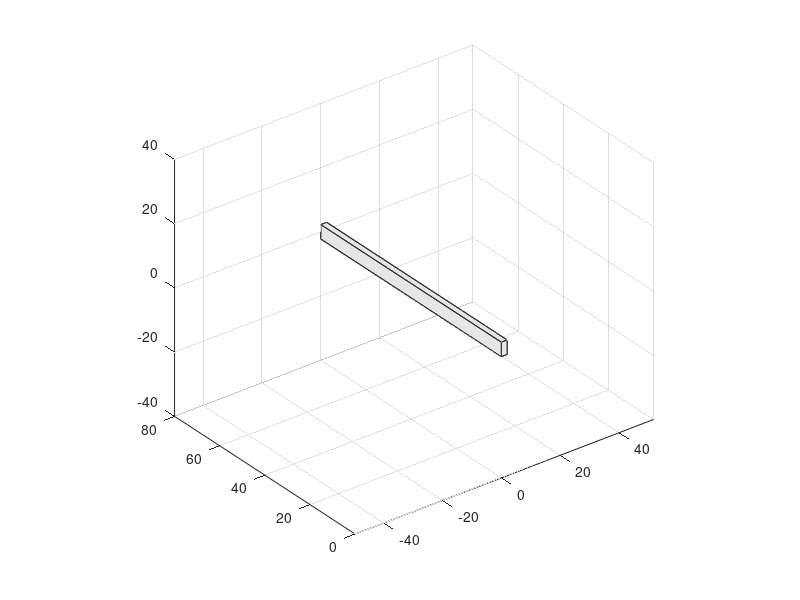

Write MATLAB code to recreate this figure. (Note: this script raises an error after producing the figure.)
function habitat_door_cad()
    % -cool habitat door model soon to be actually CADed not simulink
    %-made to be able to export as stl and import through free cad as step into any
    %cad software but idk if that part works
    %-should still run fine

    clear; clc; close all;

    fig = figure('Name', 'Mars Analog Habitat - Insulation CAD Assembly', ...
        'NumberTitle', 'off', 'Color', [0.15 0.15 0.15]);
    ax = axes('Parent', fig);
    hold(ax, 'on'); grid(ax, 'on'); axis(ax, 'equal');
    view(ax, 3); rotate3d(fig, 'on');

    TotalWidth = 72;
    TotalHeight = 80;
    FrameDepth = 4.5;
    VinylThick = 2.0;

    PanelW = (TotalWidth - VinylThick*3) / 2;
    PanelH = TotalHeight - VinylThick*2;
    PanelThick = 1.75;

    TrackGap = 0.5;
    FixedZOffset = -(PanelThick/2 + TrackGap/2);
    SlidingZOffset = (PanelThick/2 + TrackGap/2);

    %insulation
    FilmThick = 0.02;
    TapeThick = 0.125;
    TapeWidth = 1.0;
    PolycarbThick = 0.25;

    % colors 
    colors.VinylMain    = [0.90 0.90 0.90];
    colors.VinylPanels  = [0.80 0.80 0.80];
    colors.Glass        = [0.40 0.70 0.90 0.30];
    colors.LowEFilm     = [0.20 0.40 0.60 0.40];
    colors.AirGap       = [0.50 1.00 0.50 0.10];
    colors.SteelTape    = [0.40 0.40 0.45];
    colors.MagTape      = [0.25 0.15 0.10];
    colors.Polycarb     = [0.90 0.95 1.00 0.45];

    fprintf('Assembling Habitat Environmental Shield System...\n');

    %outer vinyl frame
    drawBox(ax, 0, VinylThick, 0, TotalHeight, -FrameDepth/2, FrameDepth/2, ...
        colors.VinylMain, 'MainFrame_LeftJamb');
    drawBox(ax, TotalWidth-VinylThick, TotalWidth, 0, TotalHeight, -FrameDepth/2, FrameDepth/2, ...
        colors.VinylMain, 'MainFrame_RightJamb');
    drawBox(ax, VinylThick, TotalWidth-VinylThick, TotalHeight-VinylThick, TotalHeight, -FrameDepth/2, FrameDepth/2, ...
        colors.VinylMain, 'MainFrame_Header');
    drawBox(ax, VinylThick, TotalWidth-VinylThick, 0, VinylThick, -FrameDepth/2, FrameDepth/2, ...
        colors.VinylMain, 'MainFrame_Sill');

    % fixed panel
    FX0 = VinylThick;
    FX1 = FX0 + PanelW;
    FY0 = VinylThick;
    FY1 = FY0 + PanelH;
    FZ = FixedZOffset;

    % fixed sash frame
    drawBox(ax, FX0, FX1, FY0, FY0+VinylThick, FZ-PanelThick/2, FZ+PanelThick/2, ...
        colors.VinylPanels, 'FixedSash_BottomRail');
    drawBox(ax, FX0, FX1, FY1-VinylThick, FY1, FZ-PanelThick/2, FZ+PanelThick/2, ...
        colors.VinylPanels, 'FixedSash_TopRail');
    drawBox(ax, FX0, FX0+VinylThick, FY0+VinylThick, FY1-VinylThick, FZ-PanelThick/2, FZ+PanelThick/2, ...
        colors.VinylPanels, 'FixedSash_LeftStile');
    drawBox(ax, FX1-VinylThick, FX1, FY0+VinylThick, FY1-VinylThick, FZ-PanelThick/2, FZ+PanelThick/2, ...
        colors.VinylPanels, 'FixedSash_RightStile');

    FGX0 = FX0 + VinylThick; FGX1 = FX1 - VinylThick;
    FGY0 = FY0 + VinylThick; FGY1 = FY1 - VinylThick;

    drawBox(ax, FGX0, FGX1, FGY0, FGY1, FZ-0.1, FZ+0.1, ...
        colors.Glass, 'Fixed_Glass');
    drawBox(ax, FGX0, FGX1, FGY0, FGY1, FZ+0.1, FZ+0.1+FilmThick, ...
        colors.LowEFilm, 'Fixed_LowE_Film');

    %stationary side secondary glazing
    FixPoly_ZStart = FZ + PanelThick/2 + TrackGap/4;

    %steel tape
    drawBox(ax, FX0, FX1, FY0, FY0+TapeWidth, FixPoly_ZStart, FixPoly_ZStart+TapeThick, ...
        colors.SteelTape, 'Fixed_SteelTape_Bottom');
    drawBox(ax, FX0, FX1, FY1-TapeWidth, FY1, FixPoly_ZStart, FixPoly_ZStart+TapeThick, ...
        colors.SteelTape, 'Fixed_SteelTape_Top');
    drawBox(ax, FX0, FX0+TapeWidth, FY0+TapeWidth, FY1-TapeWidth, FixPoly_ZStart, FixPoly_ZStart+TapeThick, ...
        colors.SteelTape, 'Fixed_SteelTape_Left');
    drawBox(ax, FX1-TapeWidth, FX1, FY0+TapeWidth, FY1-TapeWidth, FixPoly_ZStart, FixPoly_ZStart+TapeThick, ...
        colors.SteelTape, 'Fixed_SteelTape_Right');

    % magnetic tape perimeter
    FixPoly_ZMag = FixPoly_ZStart + TapeThick;
    drawBox(ax, FX0, FX1, FY0, FY0+TapeWidth, FixPoly_ZMag, FixPoly_ZMag+TapeThick, ...
        colors.MagTape, 'Fixed_MagneticTape_Bottom');
    drawBox(ax, FX0, FX1, FY1-TapeWidth, FY1, FixPoly_ZMag, FixPoly_ZMag+TapeThick, ...
        colors.MagTape, 'Fixed_MagneticTape_Top');
    drawBox(ax, FX0, FX0+TapeWidth, FY0+TapeWidth, FY1-TapeWidth, FixPoly_ZMag, FixPoly_ZMag+TapeThick, ...
        colors.MagTape, 'Fixed_MagneticTape_Left');
    drawBox(ax, FX1-TapeWidth, FX1, FY0+TapeWidth, FY1-TapeWidth, FixPoly_ZMag, FixPoly_ZMag+TapeThick, ...
        colors.MagTape, 'Fixed_MagneticTape_Right');

    FixPoly_ZSheet = FixPoly_ZMag + TapeThick;
    drawBox(ax, FX0+0.125, FX1-0.125, FY0+0.125, FY1-0.125, ...
        FixPoly_ZSheet, FixPoly_ZSheet+PolycarbThick, ...
        colors.Polycarb, 'Fixed_Polycarbonate');

    %empty space, not a physical solid, just for visualization
    drawBox(ax, FGX0, FGX1, FGY0, FGY1, FZ+0.1+FilmThick, FixPoly_ZSheet, ...
        colors.AirGap, 'Fixed_AirGap', false);

    % sliding panel offset 10 units for visualization
    SlideOpenOffset = 10;
    SX0 = VinylThick + PanelW - TapeWidth + SlideOpenOffset;
    SX1 = SX0 + PanelW;
    SY0 = VinylThick;
    SY1 = SY0 + PanelH;
    SZ = SlidingZOffset;

    drawBox(ax, SX0, SX1, SY0, SY0+VinylThick, SZ-PanelThick/2, SZ+PanelThick/2, ...
        colors.VinylPanels, 'SlidingSash_BottomRail');
    drawBox(ax, SX0, SX1, SY1-VinylThick, SY1, SZ-PanelThick/2, SZ+PanelThick/2, ...
        colors.VinylPanels, 'SlidingSash_TopRail');
    drawBox(ax, SX0, SX0+VinylThick, SY0+VinylThick, SY1-VinylThick, SZ-PanelThick/2, SZ+PanelThick/2, ...
        colors.VinylPanels, 'SlidingSash_LeftStile');
    drawBox(ax, SX1-VinylThick, SX1, SY0+VinylThick, SY1-VinylThick, SZ-PanelThick/2, SZ+PanelThick/2, ...
        colors.VinylPanels, 'SlidingSash_RightStile');

    SGX0 = SX0 + VinylThick; SGX1 = SX1 - VinylThick;
    SGY0 = SY0 + VinylThick; SGY1 = SY1 - VinylThick;

    drawBox(ax, SGX0, SGX1, SGY0, SGY1, SZ-0.1, SZ+0.1, ...
        colors.Glass, 'Sliding_Glass');
    drawBox(ax, SGX0, SGX1, SGY0, SGY1, SZ+0.1, SZ+0.1+FilmThick, ...
        colors.LowEFilm, 'Sliding_LowE_Film');

    %% sliding door side surface face secondary glazing
    SlidePoly_ZStart = SZ + PanelThick/2;

    drawBox(ax, SX0, SX1, SY0, SY0+TapeWidth, SlidePoly_ZStart, SlidePoly_ZStart+TapeThick, ...
        colors.SteelTape, 'Sliding_SteelTape_Bottom');
    drawBox(ax, SX0, SX1, SY1-TapeWidth, SY1, SlidePoly_ZStart, SlidePoly_ZStart+TapeThick, ...
        colors.SteelTape, 'Sliding_SteelTape_Top');
    drawBox(ax, SX0, SX0+TapeWidth, SY0+TapeWidth, SY1-TapeWidth, SlidePoly_ZStart, SlidePoly_ZStart+TapeThick, ...
        colors.SteelTape, 'Sliding_SteelTape_Left');
    drawBox(ax, SX1-TapeWidth, SX1, SY0+TapeWidth, SY1-TapeWidth, SlidePoly_ZStart, SlidePoly_ZStart+TapeThick, ...
        colors.SteelTape, 'Sliding_SteelTape_Right');

    SlidePoly_ZMag = SlidePoly_ZStart + TapeThick;
    drawBox(ax, SX0, SX1, SY0, SY0+TapeWidth, SlidePoly_ZMag, SlidePoly_ZMag+TapeThick, ...
        colors.MagTape, 'Sliding_MagneticTape_Bottom');
    drawBox(ax, SX0, SX1, SY1-TapeWidth, SY1, SlidePoly_ZMag, SlidePoly_ZMag+TapeThick, ...
        colors.MagTape, 'Sliding_MagneticTape_Top');
    drawBox(ax, SX0, SX0+TapeWidth, SY0+TapeWidth, SY1-TapeWidth, SlidePoly_ZMag, SlidePoly_ZMag+TapeThick, ...
        colors.MagTape, 'Sliding_MagneticTape_Left');
    drawBox(ax, SX1-TapeWidth, SX1, SY0+TapeWidth, SY1-TapeWidth, SlidePoly_ZMag, SlidePoly_ZMag+TapeThick, ...
        colors.MagTape, 'Sliding_MagneticTape_Right');

    SlidePoly_ZSheet = SlidePoly_ZMag + TapeThick;
    drawBox(ax, SX0+0.125, SX1-0.125, SY0+0.125, SY1-0.125, ...
        SlidePoly_ZSheet, SlidePoly_ZSheet+PolycarbThick, ...
        colors.Polycarb, 'Sliding_Polycarbonate');

    % more empty space
    drawBox(ax, SGX0, SGX1, SGY0, SGY1, SZ+0.1+FilmThick, SlidePoly_ZSheet, ...
        colors.AirGap, 'Sliding_AirGap', false);

    %pllot formatting
    title(ax, 'Habitat Hull Engineering: Multi-Layer Window Insulation System', ...
        'Color', 'w', 'FontSize', 14);
    xlabel(ax, 'Width Axis (X - Inches)', 'Color', 'w');
    ylabel(ax, 'Height Axis (Y - Inches)', 'Color', 'w');
    zlabel(ax, 'Environmental Isolation Depth Axis (Z - Inches)', 'Color', 'w');
    set(ax, 'Color', [0.1 0.1 0.1], 'XColor', 'w', 'YColor', 'w', 'ZColor', 'w');
    set(ax, 'GridColor', [0.3 0.3 0.3], 'GridAlpha', 0.5);
    xlim(ax, [-5, TotalWidth+5]);
    ylim(ax, [-5, TotalHeight+5]);
    zlim(ax, [-5, 5]);

    % the legend only patches are not tagged for export on purpose
    dummy_handles = [
        patch(ax, NaN, NaN, colors.VinylMain, 'FaceAlpha', 1), ...
        patch(ax, NaN, NaN, colors.VinylPanels, 'FaceAlpha', 1), ...
        patch(ax, NaN, NaN, colors.Glass(1:3), 'FaceAlpha', 0.5), ...
        patch(ax, NaN, NaN, colors.LowEFilm(1:3), 'FaceAlpha', 0.6), ...
        patch(ax, NaN, NaN, colors.AirGap(1:3), 'FaceAlpha', 0.2), ...
        patch(ax, NaN, NaN, colors.SteelTape, 'FaceAlpha', 1), ...
        patch(ax, NaN, NaN, colors.MagTape, 'FaceAlpha', 1), ...
        patch(ax, NaN, NaN, colors.Polycarb(1:3), 'FaceAlpha', 0.7)
    ];
    legend(ax, dummy_handles, { ...
        'Vinyl Main Frame', 'Door Sash Frame Profiles', 'Primary Glass Pane', ...
        'Barrier 1: Low-E Radiant Film', 'Inert Air Gap (visualization only)', ...
        'Structural Self-Adhesive Steel Tape', 'Heavy-Duty Magnetic Coupling Tape', ...
        'Barrier 2: Impact Polycarbonate Panel' ...
    }, 'TextColor', 'w', 'Color', [0.2 0.2 0.2], ...
       'Location', 'northeastoutside');

    % export cad data
    % json should contain only physical components. Air gaps and legend patches
    % are omitted & coordinates are changed from inches to millimeters.
    exportComponentsToJSON(ax, 'HabitatDoor_components.json', 25.4);

    fprintf('Assembly and CAD geometry export complete.\n');
end


function drawBox(ax, x1, x2, y1, y2, z1, z2, colorMat, componentName, exportSolid)
    if nargin < 9 || isempty(componentName)
        componentName = 'Unassigned';
    end
    
    
    if nargin < 10 || isempty(exportSolid)
        exportSolid = true;
    end

    



    if ~(x2 > x1 && y2 > y1 && z2 > z1)
        warning('Skipping invalid or zero-thickness box: %s', componentName);
        return;
    end

    vertices = [
        x1 y1 z1;
        x2 y1 z1;
        x2 y2 z1;
        x1 y2 z1;
        x1 y1 z2;
        x2 y1 z2;
        x2 y2 z2;
        x1 y2 z2
    ];

    
    faces = [
        1 4 3 2;
        5 6 7 8;
        1 2 6 5;
        2 3 7 6;
        3 4 8 7;
        4 1 5 8
    ];

    if numel(colorMat) == 4
        h = patch(ax, 'Vertices', vertices, 'Faces', faces, ...
            'FaceColor', colorMat(1:3), 'FaceAlpha', colorMat(4), ...
            'EdgeColor', 'none');
    else
        h = patch(ax, 'Vertices', vertices, 'Faces', faces, ...
            'FaceColor', colorMat, 'FaceAlpha', 1.0, ...
            'EdgeColor', [0.2 0.2 0.2], 'LineWidth', 0.5);
    end

    % store box bounds, identity, export flag on this patch.
    h.UserData = struct( ...
        'ComponentName', char(componentName), ...
        'ExportSolid', logical(exportSolid), ...
        'BoundsInches', [x1 x2 y1 y2 z1 z2]);
end


function exportComponentsToJSON(ax, filename, scaleFactor)
    % Export one record per physical box. No mesh reconstruction is needed:
    % FreeCAD can recreate each rectangular solid from its six bounds.

    patchHandles = findobj(ax, 'Type', 'patch');
    components = struct('name', {}, 'bounds_mm', {});

    for k = 1:numel(patchHandles)
        h = patchHandles(k);
        metadata = h.UserData;

        % rest of this is mostly written for exporting
        if ~isstruct(metadata) || ...
                ~isfield(metadata, 'ExportSolid') || ...
                ~isfield(metadata, 'ComponentName') || ...
                ~isfield(metadata, 'BoundsInches')
            continue;
        end

        % skipping air gaps.
        if ~metadata.ExportSolid
            continue;
        end

        b = metadata.BoundsInches;
        bmm = b * scaleFactor;

        item.name = metadata.ComponentName;
        item.bounds_mm = bmm;
        components(end+1) = item; 
    end

    exportData = struct();
    exportData.units = 'mm';
    exportData.source_units = 'inches';
    exportData.description = 'Habitat door physical components; air gaps excluded';
    exportData.components = components;

    jsonText = jsonencode(exportData);

    fid = fopen(filename, 'w');
    if fid < 0
        error('Could not open JSON output file: %s', filename);
    end

    cleanupObj = onCleanup(@() fclose(fid));
    fwrite(fid, jsonText, 'char');

    fprintf('CAD export: %d physical rectangular components written to %s\n', ...
        numel(components), filename);
    fprintf('Air-gap volumes were excluded from the export.\n');
end
